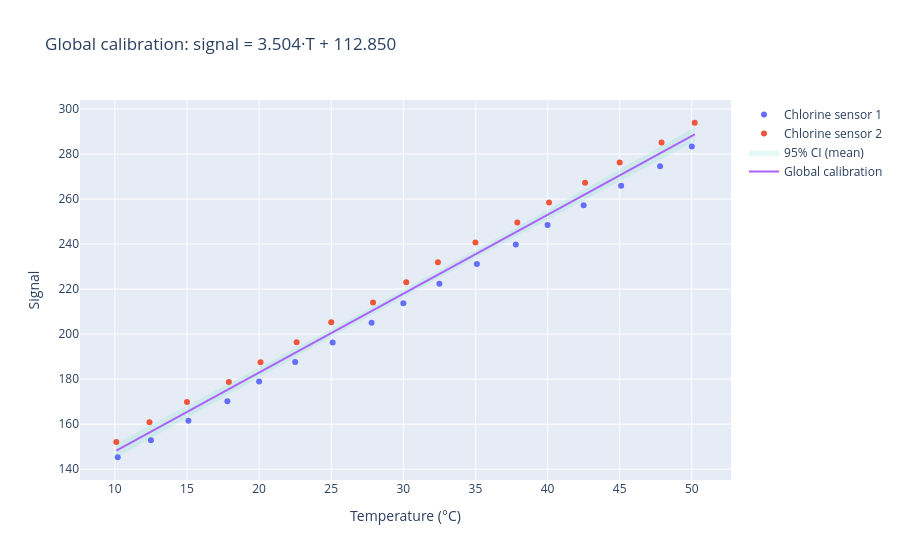

Notebook code cell kept with this figure:
### Code cell
# plot with confidence interval (CI) - uncertainty around the mean fitted line
# x/y as arrays
x = df["temperature"].to_numpy()
y = df["signal_raw"].to_numpy()

# Fit OLS: y = b + a*x
X = sm.add_constant(x)          # adds intercept column
model = sm.OLS(y, X).fit()

# Temperature grid for the line
x_grid = np.linspace(x.min(), x.max(), 200)
Xg = sm.add_constant(x_grid)

# Predictions + 95% CI
pred = model.get_prediction(Xg).summary_frame(alpha=0.05)
y_mean  = pred["mean"].to_numpy()
y_low   = pred["mean_ci_lower"].to_numpy()
y_high  = pred["mean_ci_upper"].to_numpy()

# ---- Plot ----
fig = go.Figure()

# Data points (colored by sensor_num)
for s in sorted(df["sensor_num"].dropna().unique()):
    sub = df[df["sensor_num"] == s]
    fig.add_trace(go.Scatter(
        x=sub["temperature"], y=sub["signal_raw"],
        mode="markers",
        name=f"Chlorine sensor {int(s)}"
    ))

# CI band (fill between low/high)
fig.add_trace(go.Scatter(
    x=np.concatenate([x_grid, x_grid[::-1]]),
    y=np.concatenate([y_high, y_low[::-1]]),
    fill="toself",
    name="95% CI (mean)",
    line=dict(width=0),
    opacity=0.2,
))

# Global fit line
fig.add_trace(go.Scatter(
    x=x_grid, y=y_mean,
    mode="lines",
    name="Global calibration",
))

# Show coefficients in title (3 decimals)
b, a = model.params  # const, slope
fig.update_layout(
    title=f"Global calibration: signal = {a:.3f}·T + {b:.3f}",
    xaxis_title="Temperature (°C)",
    yaxis_title="Signal"
)

fig.show()
fig.write_image("plot_name.png", width=1200, height=600)

### Figure 1 — Plotly figure (JSON) as saved in the notebook; plotly's stock layout.template omitted (floating-point values rounded to 4 significant figures; data arrays with more than 128 entries replaced by an {"elided": "..."} marker saying what was removed)
{"data": [{"mode": "markers", "name": "Chlorine sensor 1", "type": "scatter", "x": [10.2, 12.5, 15.1, 17.8, 20.0, 22.5, 25.1, 27.8, 30.0, 32.5, 35.1, 37.8, 40.0, 42.5, 45.1, 47.8, 50.0], "y": [145.3, 152.8, 161.5, 170.2, 178.9, 187.6, 196.3, 205.0, 213.7, 222.4, 231.1, 239.8, 248.5, 257.2, 265.9, 274.6, 283.3]}, {"mode": "markers", "name": "Chlorine sensor 2", "type": "scatter", "x": [10.1, 12.4, 15.0, 17.9, 20.1, 22.6, 25.0, 27.9, 30.2, 32.4, 35.0, 37.9, 40.1, 42.6, 45.0, 47.9, 50.2], "y": [152.1, 160.9, 169.8, 178.7, 187.5, 196.4, 205.3, 214.1, 223.0, 231.9, 240.7, 249.6, 258.5, 267.3, 276.2, 285.1, 293.9]}, {"fill": "toself", "line": {"width": 0}, "name": "95% CI (mean)", "opacity": 0.2, "type": "scatter", "x": {"elided": "400 float values"}, "y": {"elided": "400 float values"}}, {"mode": "lines", "name": "Global calibration", "type": "scatter", "x": {"elided": "200 float values"}, "y": {"elided": "200 float values"}}], "layout": {"title": {"text": "Global calibration: signal = 3.504·T + 112.850"}, "xaxis": {"title": {"text": "Temperature (°C)"}}, "yaxis": {"title": {"text": "Signal"}}}}
